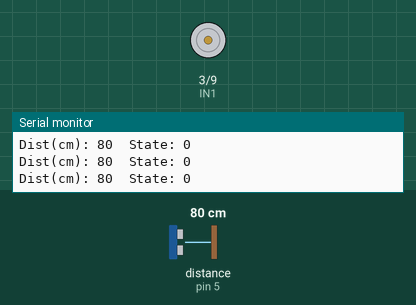
Recording of a sketch running on a simulated Arduino Uno, built with avr-gcc and run on an emulated ATmega328P. On the bench: motor-driver pin pairs drawn as motors (green arrow = first pin HIGH = forward, orange = second pin HIGH = backward, longer = more drive), the last lines printed to the serial monitor. Wiring (inferred from the names in the program): ultrasonic range finder: trigger pin 6; echo pin 5. The inputs (shaded band) are chosen by the test bench; at power-on: distance to the obstacle (sensor on pin 5) 80 cm. The echo pulse lasts 58.3 µs per cm.

Above: at 1.2 s.
1.3 s: distance to the obstacle (sensor on pin 5) set to 4 cm
At 2.03 s:
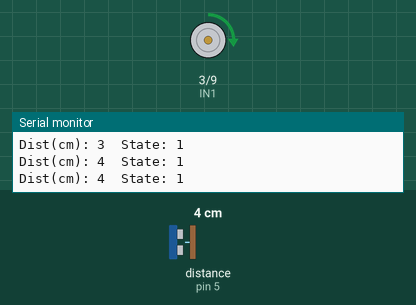
3.7 s: distance to the obstacle (sensor on pin 5) set to 35 cm
6.7 s: distance to the obstacle (sensor on pin 5) set to 9 cm
At 7.19 s:
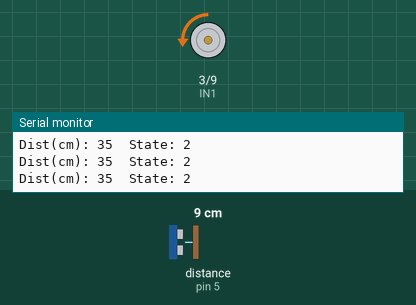
Timing chart, 0 to 9.7 s (numbered marks = the images above; inputs shaded):
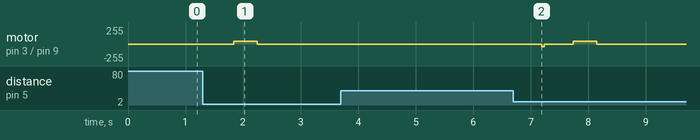

Measured:
- after the input at 1.3 s, motor on pin 3 (IN1) / pin 9 (IN2): stopped → forward 40/255 after 0.53 s, → stopped 0.41 s later

The sketch:

automatic_door_rev_a.ino
```cpp
// Pines
const int TRIG_PIN = 6;      // ultrasónico TRIG (PWM-capable también, pero lo usamos digital normal)
const int ECHO_PIN = 5;      // ultrasónico ECHO
const int IN1 = 3;            // <-- debe ser pin PWM!
const int IN2 = 9;            // <-- debe ser pin PWM!

// Parámetros
const long DIST_THRESHOLD_CM = 20;
const unsigned long AUTO_CLOSE_DELAY = 3000;
const unsigned long DEAD_TIME_MS = 500;
const unsigned long MOVE_TIMEOUT_MS = 400;

// Estados
enum State {CLOSED, OPENING, OPENED, CLOSING};
State state = CLOSED;

// Tiempos
unsigned long stateStartTime = 0 ;
unsigned long lastPresenceTime = 0;

// Velocidades (0-255)
const int SPEED_OPEN  = 40;  // qué tan rápido abre
const int SPEED_CLOSE = 40;  // un poco más lento cerrando por seguridad

void setup() {
  pinMode(TRIG_PIN, OUTPUT);
  pinMode(ECHO_PIN, INPUT);

  pinMode(IN1, OUTPUT);
  pinMode(IN2, OUTPUT);

  stopMotor();
  Serial.begin(9600);

  state = CLOSED;
  stateStartTime = millis();
}

void loop() {
  unsigned long now = millis();
  long dist = readUltrasonicCM();

  Serial.print("Dist(cm): ");
  Serial.print(dist);
  Serial.print("  State: ");
  Serial.println(state);

  switch (state) {

    case CLOSED:
      if (dist < DIST_THRESHOLD_CM) {
        openDoor();
      }
      break;

    case OPENING:
      if (now - stateStartTime >= MOVE_TIMEOUT_MS) {
        stopMotor();
        state = OPENED;
        stateStartTime = now;
        lastPresenceTime = now;
      }
      break;

    case OPENED:
      if (dist < DIST_THRESHOLD_CM) {
        lastPresenceTime = now; // alguien todavía ahí
      }
      if ((now - lastPresenceTime) >= AUTO_CLOSE_DELAY) {
        closeDoor();
      }
      break;

    case CLOSING:
      // safety: si alguien se mete, reabrimos
      if (dist < DIST_THRESHOLD_CM) {
        openDoor();
        break;
      }
      if (now - stateStartTime >= MOVE_TIMEOUT_MS) {
        stopMotor();
        state = CLOSED;
        stateStartTime = now;
      }
      break;
  }

  delay(50);
}

// -------- Funciones de movimiento --------

void stopMotor() {
  // apagar ambas ramas -> motor libre/parado
  analogWrite(IN1, 0);
  analogWrite(IN2, 0);
}

// gira en la dirección "abrir"
void driveOpen(int speedVal) {
  // Sentido abrir = IN1 activo en PWM, IN2 apagado
  analogWrite(IN1, speedVal);
  analogWrite(IN2, 0);
}

// gira en la dirección "cerrar"
void driveClose(int speedVal) {
  // Sentido cerrar = IN2 activo en PWM, IN1 apagado
  analogWrite(IN1, 0);
  analogWrite(IN2, speedVal);
}

void openDoor() {
  stopMotor();
  delay(DEAD_TIME_MS);

  driveOpen(SPEED_OPEN);

  state = OPENING;
  stateStartTime = millis();
}

void closeDoor() {
  stopMotor();
  delay(DEAD_TIME_MS);

  driveClose(SPEED_CLOSE);

  state = CLOSING;
  stateStartTime = millis();
}

// -------- Sensor ultrasónico --------
long readUltrasonicCM() {
  digitalWrite(TRIG_PIN, LOW);
  delayMicroseconds(2);
  digitalWrite(TRIG_PIN, HIGH);
  delayMicroseconds(10);
  digitalWrite(TRIG_PIN, LOW);

  long duration = pulseIn(ECHO_PIN, HIGH, 30000UL);
  if (duration == 0) return 999;
  return duration / 58L;
}
```
